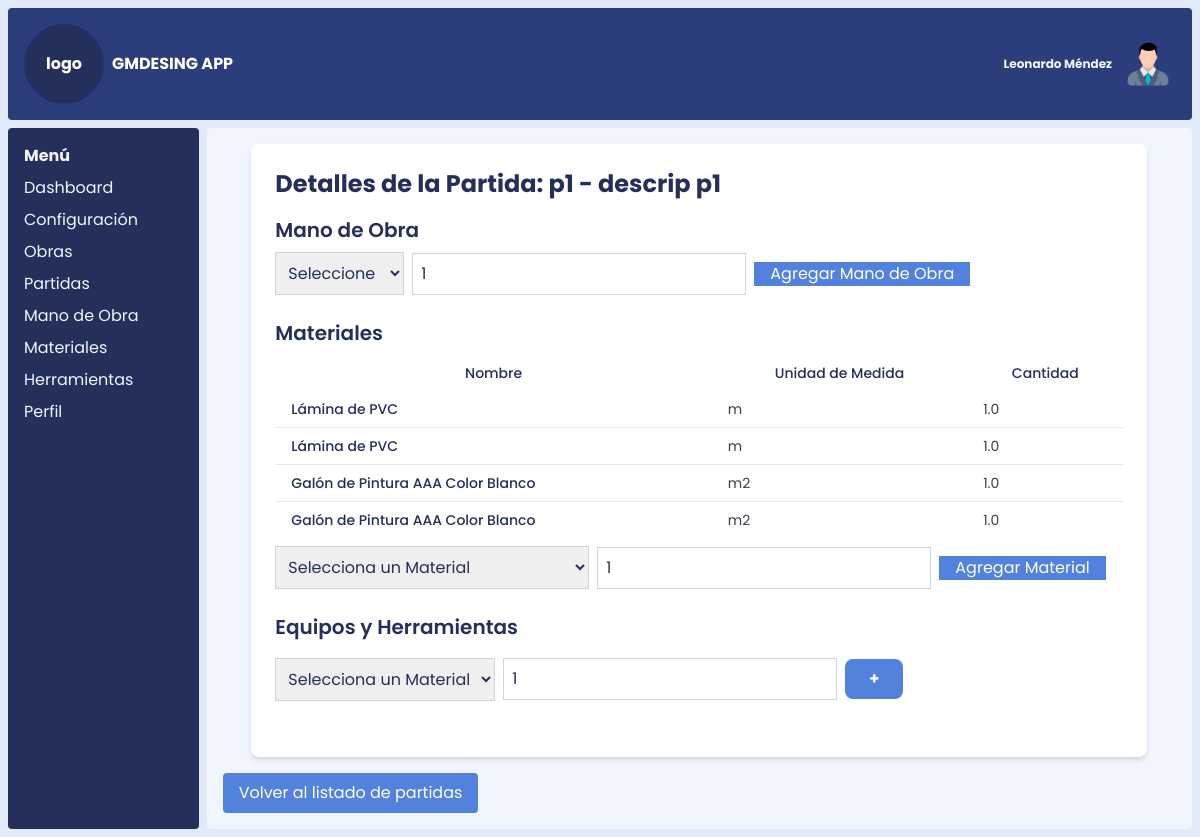
Before: /ver_partida/1 with the older database file.
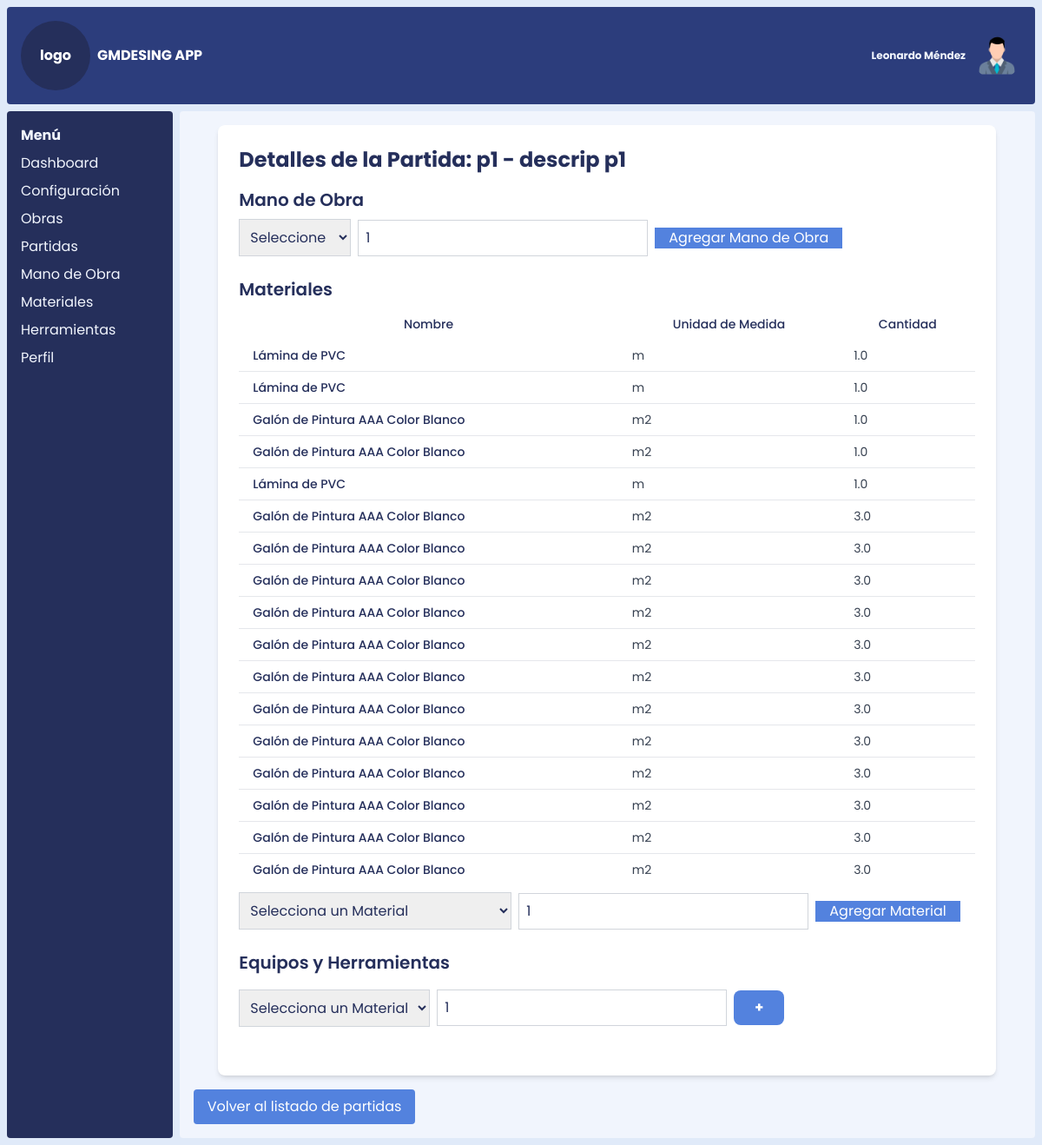
After: the same page with the newer database file.
### models.py (models this page shows, shortened)
class Partida(db.Model):
    __tablename__ = 'partida'
    id_partida = db.Column(db.Integer, primary_key=True)
    nombre_partida = db.Column(db.String(100), nullable=False)
    descripcion_partida = db.Column(db.Text)
    unidad_medida_id = db.Column(
        db.Integer,
        db.ForeignKey('unidad_medida.id_unidad_medida', name='fk_partida_unidad_medida')
    )
    rendimiento = db.Column(db.Integer)
    obras = db.relationship('ObraPartida', back_populates='partida', lazy='dynamic')  # Relación con Obras
    mano_de_obra = db.relationship('PartidasManoDeObra', backref='partida', lazy=True)
    herramientas = db.relationship('PartidasHerramientas', backref='partida', lazy=True)
    materiales = db.relationship('PartidasMateriales', backref='partida', lazy=True)
    unidad_medida = db.relationship('UnidadMedida', backref='partidas')

class PartidasMateriales(db.Model):
    __tablename__ = 'partidas_materiales'
    id = db.Column(db.Integer, primary_key=True)
    id_partida = db.Column(db.Integer, db.ForeignKey('partida.id_partida', name='fk_partidas_materiales_partida'), nullable=False)
    id_material = db.Column(db.Integer, db.ForeignKey('material.id_material', name='fk_partidas_materiales_material'), nullable=False)
    cantidad = db.Column(db.Float)

class Material(db.Model):
    __tablename__ = 'material'
    id_material = db.Column(db.Integer, primary_key=True)
    nombre_material = db.Column(db.String(100), nullable=False)
    descripcion_material = db.Column(db.Text)
    unidad_medida_id = db.Column(
        db.Integer,
        db.ForeignKey('unidad_medida.id_unidad_medida', name='fk_material_unidad_medida'),
        nullable=False
    )
    precio_unitario = db.Column(db.Float)
    fecha_registro = db.Column(db.Date)
    unidad_medida = db.relationship('UnidadMedida', backref='materiales')
    partidas_materiales = db.relationship('PartidasMateriales', backref='material')

class UnidadMedida(db.Model):
    __tablename__ = 'unidad_medida'
    id_unidad_medida = db.Column(db.Integer, primary_key=True)
    nombre_unidad_medida = db.Column(db.String(100), nullable=False)

### app.py (the view, shortened to what this page needs)
@app.route('/ver_partida/<int:id>', methods=['GET', 'POST'])
def ver_partida(id):
    partida = Partida.query.get_or_404(id)
    materiales = Material.query.order_by("nombre_material").all()  # Obtener materiales
    herramientas = Herramienta.query.order_by("nombre_herramienta").all()  # Obtener herramientas
    mano_de_obra = ManoDeObra.query.order_by("nombre_mano_de_obra").all()  # Obtener mano de obra
    return render_template('ver_partida.html', partida=partida, materiales=materiales, herramientas=herramientas, mano_de_obra=mano_de_obra, datos=datos)

### templates/ver_partida.html (shortened to what this page needs)
{% extends 'index.html' %}
{% block content %}
<div class="max-w-4xl mx-auto p-6 bg-white rounded-lg shadow-md">
    <h1 class="text-2xl font-bold mb-4">Detalles de la Partida: {{ partida.nombre_partida }} - {{
        partida.descripcion_partida }}</h1>
    <div id="materiales" class="mb-6">
        <h2 class="text-xl font-semibold mb-2">Mano de Obra</h2>
        <form method="POST" class="flex items-center">
            <select name="id_mano_de_obra" required class="border border-gray-300 rounded-l-md p-2 flex-grow">
                <option value="">Seleccione</option>
            </select>
            <input type="number" value="1" name="cantidad" id="cantidad"
                class='border ml-2 border-gray-300 rounded-l-md p-2 flex-grow' />
            <button type="submit" name="agregar_mano_de_obra"
                class="bg-blue-500 ml-2 text-white rounded-r-md px-4 hover:bg-blue-600 transition">Agregar
                Mano de Obra</button>
        </form>
    </div>
    <div id="materiales" class="mb-6">
        <h2 class="text-xl font-semibold mb-2">Materiales</h2>
        {% if partida.materiales %}
        <div class="overflow-x-auto mb-2">
            <table class="min-w-full divide-y-2 divide-gray-200 bg-white text-sm">
                <thead class="ltr:text-left rtl:text-right">
                    <tr>
                        <th class="whitespace-nowrap px-4 py-2 font-medium text-gray-900">Nombre</th>
                        <th class="whitespace-nowrap px-4 py-2 font-medium text-gray-900">Unidad de Medida</th>
                        <th class="whitespace-nowrap px-4 py-2 font-medium text-gray-900">Cantidad</th>
                    </tr>
                </thead>
                <tbody class="divide-y divide-gray-200">
                    {% for material in partida.materiales %}
                    <tr class="odd:bg-gray-50">
                        <td class="whitespace-nowrap px-4 py-2 font-medium text-gray-900">{{
                            material.material.nombre_material }}</td>
                        <td class="whitespace-nowrap px-4 py-2 text-gray-700">{{
                            material.material.unidad_medida.nombre_unidad_medida }}</td>
                        <td class="whitespace-nowrap px-4 py-2 text-gray-700">{{ material.cantidad }}</td>
                    </tr>
                    {% endfor %}
                </tbody>
            </table>
        </div>
        {% endif %}
        <form method="POST" class="flex items-center">
            <select name="id_material" required class="border border-gray-300 rounded-l-md p-2 flex-grow">
                <option value="">Selecciona un Material</option>
            </select>
            <input type="number" value="1" name="cantidad" id="cantidad"
                class='border ml-2 border-gray-300 rounded-l-md p-2 flex-grow' />
            <button type="submit" name="agregar_material"
                class="bg-blue-500 ml-2 text-white rounded-r-md px-4 hover:bg-blue-600 transition">Agregar
                Material</button>
        </form>
    </div>
    <div id="herramientas" class="mb-6">
        <h2 class="text-xl font-semibold mb-2">Equipos y Herramientas</h2>
        <form method="POST" class="flex items-center">
            <select name="id_herramienta" required class="border border-gray-300 rounded-l-md p-2 flex-grow">
                <option value="">Selecciona un Material</option>
            </select>
            <input type="number" value="1" name="cantidad" id="cantidad"
                class='border ml-2 border-gray-300 rounded-l-md p-2 flex-grow' />
            <button type="submit" name="agregar_herramienta"
                class="bg-blue-500 ml-2 text-white rounded-r-md px-6 py-2 hover:bg-blue-600 rounded-lg transition font-bold">+</button>
            <button data-tooltip-target="tooltip-default" type="button"
                class="text-white bg-blue-700 hover:bg-blue-800 focus:ring-4 focus:outline-none focus:ring-blue-300 font-medium rounded-lg text-sm px-5 py-2.5 text-center dark:bg-blue-600 dark:hover:bg-blue-700 dark:focus:ring-blue-800">Default
                tooltip</button>
            <div id="tooltip-default" role="tooltip"
                class="absolute z-10 invisible inline-block px-3 py-2 text-sm font-medium text-white transition-opacity duration-300 bg-gray-900 rounded-lg shadow-sm opacity-0 tooltip dark:bg-gray-700">
            </div>
        </form>
    </div>
</div>
<a href="{{ url_for('listar_partidas') }}"
    class="inline-block mt-4 px-4 py-2 bg-blue-500 text-white rounded hover:bg-blue-600 transition">Volver al listado de
    partidas</a>
{% endblock %}

### templates/index.html (shortened to what this page needs)
{% extends "base.html" %}
{% import 'componentes/nav.html' as nav %}
{% import 'componentes/sidebar.html' as sidebar %}
{% block sidebar %}
    {% set sidebar_items = [
        {"name": "Dashboard", "url": "/dashboard"},
        {"name": "Configuración", "url": "/settings"},
        {"name": "Obras", "url": "/obras"},
        {"name": "Partidas", "url": "/partidas"},
        {"name": "Mano de Obra", "url": "/mano_de_obra"},
        {"name": "Materiales", "url": "/materiales"},
        {"name": "Herramientas", "url": "/herramientas"},
        {"name": "Perfil", "url": "/profile"}
    ] %}
    {{ sidebar.render_sidebar(sidebar_items=sidebar_items, active_route=active_route) }}
{% endblock %}

### templates/base.html (shortened to what this page needs)
<!DOCTYPE html>
<html lang="en">
<head>
    <link rel="stylesheet" href="{{ url_for('static', filename='css/styles.css') }}">
    <link rel="stylesheet" href="{{ url_for('static', filename='css/style.css') }}">
</head>
<body class="base grid grid-cols-12 gap-2 p-2 h-[100vh]">
    <nav class="nav col-span-12 text-white p-4 flex justify-between items-center h-[10vh]">
        <div class="flex justify-start items-center gap-2">
            <div class="flex justify-center items-center w-20 h-20 bg-blue-950 rounded-full">
                <h1>logo</h1>
            </div>
            <h1>{{datos.sistema}}</h1>
        </div>
        <div class="flex justify-end items-center gap-2">
            <h3>{{datos.usuario}}</h3>
            <img class="rounded-full hidden md:block w-14" bg-black src="/static/img/perfil.png" alt="">
        </div>
    </nav>
    <aside id="sidebar" class="aside col-span-2 h[90vh] p-4 hidden md:block md:col-span-2">
        {% block sidebar %}{% endblock %}
    </aside>
    <main class="content col-span-12 md:col-span-10 h-[90vh] p-4 overflow-y-auto scroll-hidden">
        {% block content %}{% endblock %}
    </main>
</body>
</html>

### templates/componentes/sidebar.html
{% macro render_sidebar(sidebar_items, active_route) %}
<div class="sidebar">
    <h2 class="font-bold">Menú</h2>
    <ul class="mt-2">
        {% for item in sidebar_items %}
            <li class="my-2">
                <a href="{{ item.url }}" class="{% if item.url == active_route %}text-blue-800 font-semibold{% else %}text-blue-50{% endif %}">
                    {{ item.name }}
                </a>
            </li>
        {% endfor %}
    </ul>
</div>
{% endmacro %}

### static/css/style.css (style rules this page uses)
.scroll-hidden { overflow-y: scroll; }

Changed rows visible on the page:
added PartidasMateriales: material.nombre_material "Lámina de PVC", material.unidad_medida.nombre_unidad_medida "m", cantidad "1.0"
added PartidasMateriales: material.nombre_material "Galón de Pintura AAA Color Blanco", material.unidad_medida.nombre_unidad_medida "m2", cantidad "3.0"
added PartidasMateriales: material.nombre_material "Galón de Pintura AAA Color Blanco", material.unidad_medida.nombre_unidad_medida "m2", cantidad "3.0"
added PartidasMateriales: material.nombre_material "Galón de Pintura AAA Color Blanco", material.unidad_medida.nombre_unidad_medida "m2", cantidad "3.0"
added PartidasMateriales: material.nombre_material "Galón de Pintura AAA Color Blanco", material.unidad_medida.nombre_unidad_medida "m2", cantidad "3.0"
added PartidasMateriales: material.nombre_material "Galón de Pintura AAA Color Blanco", material.unidad_medida.nombre_unidad_medida "m2", cantidad "3.0"
added PartidasMateriales: material.nombre_material "Galón de Pintura AAA Color Blanco", material.unidad_medida.nombre_unidad_medida "m2", cantidad "3.0"
added PartidasMateriales: material.nombre_material "Galón de Pintura AAA Color Blanco", material.unidad_medida.nombre_unidad_medida "m2", cantidad "3.0"
added PartidasMateriales: material.nombre_material "Galón de Pintura AAA Color Blanco", material.unidad_medida.nombre_unidad_medida "m2", cantidad "3.0"
added PartidasMateriales: material.nombre_material "Galón de Pintura AAA Color Blanco", material.unidad_medida.nombre_unidad_medida "m2", cantidad "3.0"
added PartidasMateriales: material.nombre_material "Galón de Pintura AAA Color Blanco", material.unidad_medida.nombre_unidad_medida "m2", cantidad "3.0"
added PartidasMateriales: material.nombre_material "Galón de Pintura AAA Color Blanco", material.unidad_medida.nombre_unidad_medida "m2", cantidad "3.0"
added PartidasMateriales: material.nombre_material "Galón de Pintura AAA Color Blanco", material.unidad_medida.nombre_unidad_medida "m2", cantidad "3.0"
